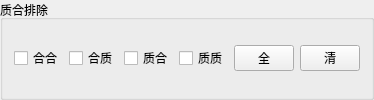
            <widget class="QGroupBox" name="groupBox_8">
             <property name="title">
              <string>质合排除</string>
             </property>
             <layout class="QVBoxLayout" name="verticalLayout_13">
              <item>
               <layout class="QVBoxLayout" name="verticalLayout_14">
                <item>
                 <layout class="QHBoxLayout" name="horizontalLayout_16">
                  <item>
                   <widget class="QCheckBox" name="checkBox_94">
                    <property name="text">
                     <string>合合</string>
                    </property>
                   </widget>
                  </item>
                  <item>
                   <widget class="QCheckBox" name="checkBox_95">
                    <property name="text">
                     <string>合质</string>
                    </property>
                   </widget>
                  </item>
                  <item>
                   <widget class="QCheckBox" name="checkBox_96">
                    <property name="text">
                     <string>质合</string>
                    </property>
                   </widget>
                  </item>
                  <item>
                   <widget class="QCheckBox" name="checkBox_97">
                    <property name="text">
                     <string>质质</string>
                    </property>
                   </widget>
                  </item>
                  <item>
                   <widget class="QPushButton" name="pushButton_19">
                    <property name="minimumSize">
                     <size>
                      <width>30</width>
                      <height>0</height>
                     </size>
                    </property>
                    <property name="maximumSize">
                     <size>
                      <width>60</width>
                      <height>16777215</height>
                     </size>
                    </property>
                    <property name="text">
                     <string>全</string>
                    </property>
                   </widget>
                  </item>
                  <item>
                   <widget class="QPushButton" name="pushButton_20">
                    <property name="minimumSize">
                     <size>
                      <width>30</width>
                      <height>0</height>
                     </size>
                    </property>
                    <property name="maximumSize">
                     <size>
                      <width>60</width>
                      <height>16777215</height>
                     </size>
                    </property>
                    <property name="text">
                     <string>清</string>
                    </property>
                   </widget>
                  </item>
                 </layout>
                </item>
               </layout>
              </item>
             </layout>
            </widget>
